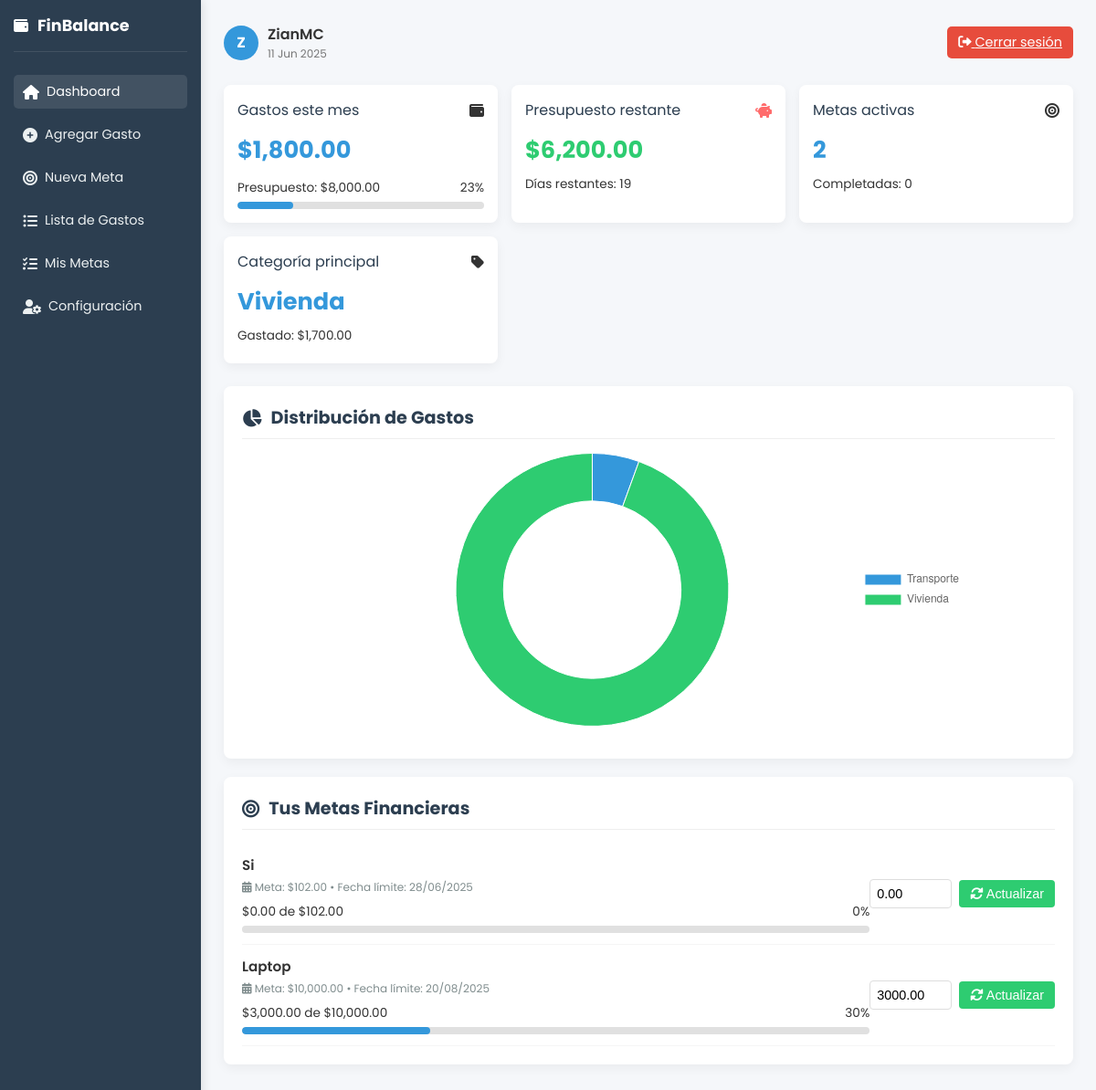
/backend/dashboard.php (signed in), run on the app's committed database.
### tables this page shows
CREATE TABLE `users` (
  `id` int(11) NOT NULL,
  `name` varchar(100) NOT NULL,
  `email` varchar(100) NOT NULL,
  `password` varchar(255) NOT NULL,
  `created_at` timestamp NOT NULL DEFAULT current_timestamp(),
  `budget` decimal(10,2) DEFAULT 5000.00,
  `currency` varchar(3) DEFAULT 'MXN'
);

CREATE TABLE `goals` (
  `id` int(11) NOT NULL,
  `user_id` int(11) NOT NULL,
  `title` varchar(100) NOT NULL,
  `target_amount` decimal(10,2) NOT NULL,
  `current_amount` decimal(10,2) DEFAULT 0.00,
  `deadline` date NOT NULL,
  `description` varchar(255) NOT NULL,
  `status` enum('En progreso','Completada') DEFAULT 'En progreso'
);

### backend/dashboard.php (the view, shortened to what this page needs)
<?php
require_once 'db.php';
$user_id = $_SESSION['user_id'];
$user_name = $_SESSION['user_name'];
$stmt = $conn->prepare("SELECT budget FROM users WHERE id = ?");
$stmt->execute([$user_id]);
$user_data = $stmt->fetch(PDO::FETCH_ASSOC);
$user_budget = $user_data['budget'] ?? 5000.00;
$current_month = date('Y-m');
$stmt = $conn->prepare("
    SELECT category, SUM(amount) as total
    FROM expenses
    WHERE user_id = ? AND date LIKE ?
    GROUP BY category
");
$stmt->execute([$user_id, "$current_month%"]);
$expenses_by_category = $stmt->fetchAll(PDO::FETCH_ASSOC) ?: [];
$total_expenses = array_sum(array_column($expenses_by_category, 'total'));
$remaining_budget = $user_budget - $total_expenses;
$budget_percentage = $user_budget > 0 ? min(($total_expenses / $user_budget) * 100, 100) : 0;
$stmt = $conn->prepare("SELECT * FROM goals WHERE user_id = ? ORDER BY deadline ASC");
$stmt->execute([$user_id]);
$goals = $stmt->fetchAll(PDO::FETCH_ASSOC);
$main_category = null;
if (!empty($expenses_by_category)) {
    $main_category = array_reduce($expenses_by_category,
        fn($a, $b) => ($a['total'] ?? 0) > ($b['total'] ?? 0) ? $a : $b
    );
}
?>
<!DOCTYPE html>
<html lang="es">
<head>
    <link rel="stylesheet" href="https://cdnjs.cloudflare.com/ajax/libs/font-awesome/6.0.0-beta3/css/all.min.css">
    <link rel="stylesheet" href="../frontend/StylesCSS/DashboardStyle.css">
</head>
<body>
    <div class="dashboard">
        <div class="sidebar">
            <div class="sidebar-header">
                <i class="fas fa-wallet"></i>
                <h2>FinBalance</h2>
            </div>
            <ul class="sidebar-menu">
                <li><a href="dashboard.php" class="active"><i class="fas fa-home"></i> Dashboard</a></li>
                <li><a href="ControllerExpenses/createExpense.php"><i class="fas fa-plus-circle"></i> Agregar Gasto</a></li>
                <li><a href="ControllerGoals/createGoals.php"><i class="fas fa-bullseye"></i> Nueva Meta</a></li>
                <li><a href="ControllerExpenses/listExpenses.php"><i class="fas fa-list-ul"></i> Lista de Gastos</a></li>
                <li><a href="ControllerGoals/listGoals.php"><i class="fas fa-tasks"></i> Mis Metas</a></li>
                <li><a href="profile.php"><i class="fas fa-user-cog"></i> Configuración</a></li>
            </ul>
        </div>
        <div class="main-content">
            <div class="header">
                <div class="user-info">
                    <div class="user-avatar"><?= strtoupper(substr($user_name, 0, 1)) ?></div>
                    <div>
                        <div style="font-weight: 600;"><?= htmlspecialchars($user_name) ?></div>
                        <div style="font-size: 0.75rem; color: #777;"><?= date('d M Y') ?></div>
                    </div>
                </div>
                <a href="ControllerAuth/logout.php" class="logout-btn">
                    <i class="fas fa-sign-out-alt"></i> Cerrar sesión
                </a>
            </div>
            <div class="cards-grid">
                <div class="card">
                    <div class="card-header">
                        <span class="card-title">Gastos este mes</span>
                        <i class="fas fa-wallet card-icon"></i>
                    </div>
                    <div class="card-value">
                        $<?= number_format($total_expenses, 2) ?>
                    </div>
                    <div class="progress-container">
                        <div class="progress-info">
                            <span>Presupuesto: $<?= number_format($user_budget, 2) ?></span>
                            <span><?= round($budget_percentage) ?>%</span>
                        </div>
                        <div class="progress-bar">
                            <div class="progress" style="width: <?= $budget_percentage ?>%"></div>
                        </div>
                    </div>
                </div>
                <div class="card">
                    <div class="card-header">
                        <span class="card-title">Presupuesto restante</span>
                        <i class="fas fa-piggy-bank card-icon"></i>
                    </div>
                    <div class="card-value" style="color: <?= $remaining_budget >= 0 ? 'var(--success)' : 'var(--danger)' ?>">
                        $<?= number_format($remaining_budget, 2) ?>
                    </div>
                    <div class="progress-info">
                        <span>Días restantes: <?= date('t') - date('j') ?></span>
                    </div>
                </div>
                <div class="card">
                    <div class="card-header">
                        <span class="card-title">Metas activas</span>
                        <i class="fas fa-bullseye card-icon"></i>
                    </div>
                    <div class="card-value"><?= count($goals) ?></div>
                    <div class="progress-info">
                        <span>Completadas: <?= count(array_filter($goals, fn($g) => $g['current_amount'] >= $g['target_amount'])) ?></span>
                    </div>
                </div>
                <div class="card">
                    <div class="card-header">
                        <span class="card-title">Categoría principal</span>
                        <i class="fas fa-tag card-icon"></i>
                    </div>
                    <?php if ($main_category): ?>
                        <div class="card-value"><?= htmlspecialchars($main_category['category']) ?></div>
                        <div class="progress-info">
                            <span>Gastado: $<?= number_format($main_category['total'], 2) ?></span>
                        </div>
                    <?php endif; ?>
                </div>
            </div>
            <div class="section-container">
                <h3 class="section-title">
                    <i class="fas fa-chart-pie"></i>
                    Distribución de Gastos
                </h3>
                <div class="chart-container">
                    <?php if (!empty($expenses_by_category)): ?>
                        <canvas id="expensesChart"></canvas>
                    <?php endif; ?>
                </div>
            </div>
            <div class="section-container">
                <h3 class="section-title">
                    <i class="fas fa-bullseye"></i>
                    Tus Metas Financieras
                </h3>
                <?php if (!empty($goals)): ?>
                    <?php foreach ($goals as $goal):
                        $progress = ($goal['current_amount'] / $goal['target_amount']) * 100;
                        $is_complete = $goal['current_amount'] >= $goal['target_amount'];
                    ?>
                        <div class="goal-item">
                            <div class="goal-info">
                                <div class="goal-title">
                                    <?= htmlspecialchars($goal['title']) ?>
                                </div>
                                <div class="goal-deadline">
                                    <i class="fas fa-calendar-alt"></i>
                                    Meta: $<?= number_format($goal['target_amount'], 2) ?> •
                                    Fecha límite: <?= date('d/m/Y', strtotime($goal['deadline'])) ?>
                                </div>
                                <div class="progress-container" style="margin-top: 8px;">
                                    <div class="progress-info">
                                        <span>$<?= number_format($goal['current_amount'], 2) ?> de $<?= number_format($goal['target_amount'], 2) ?></span>
                                        <span><?= round($progress) ?>%</span>
                                    </div>
                                    <div class="progress-bar">
                                        <div class="progress" style="width: <?= min($progress, 100) ?>%; background: <?= $is_complete ? 'var(--success)' : 'var(--primary)' ?>;"></div>
                                    </div>
                                </div>
                            </div>
                            <?php if (!$is_complete): ?>
                                <form method="POST" class="goal-form">
                                    <input type="number" name="amount" step="0.01" min="0" max="<?= $goal['target_amount'] ?>"
                                           value="<?= $goal['current_amount'] ?>" required>
                                    <button type="submit" name="update_goal" class="update-btn">
                                        <i class="fas fa-sync-alt"></i> Actualizar
                                    </button>
                                </form>
                            <?php endif; ?>
                        </div>
                    <?php endforeach; ?>
                <?php endif; ?>
            </div>
        </div>
    </div>
    <?php if (!empty($expenses_by_category)): ?>
    <script>
    document.addEventListener('DOMContentLoaded', function() {
        const ctx = document.getElementById('expensesChart').getContext('2d');
        window.expensesChart = new Chart(ctx, {
            type: 'doughnut',
            data: {
                labels: <?= json_encode(array_column($expenses_by_category, 'category')) ?>,
                datasets: [{
                    data: <?= json_encode(array_column($expenses_by_category, 'total')) ?>,
                    backgroundColor: [
                        '#3498db', '#2ecc71', '#e74c3c', '#f39c12', '#9b59b6',
                        '#1abc9c', '#d35400', '#34495e', '#7f8c8d', '#27ae60'
                    ],
                    borderWidth: 1
                }]
            },
            options: {
                responsive: true,
                maintainAspectRatio: false,
                plugins: {
                    legend: {
                        position: 'right'
                    }
                },
                cutout: '65%'
            }
        });
    });
    </script>
    <?php endif; ?>
</body>
</html>

### frontend/StylesCSS/DashboardStyle.css (style rules this page uses)
:root { --primary: #3498db; --dark: #2c3e50; --light: #ecf0f1; --success: #2ecc71; --danger: #e74c3c; }
* { margin: 0; padding: 0; box-sizing: border-box; }
body { font-family: 'Poppins', sans-serif; background-color: #f5f7fa; color: #333; }
.dashboard { display: grid; grid-template-columns: 220px 1fr; min-height: 100vh; }
.sidebar { background: var(--dark); color: white; padding: 15px; box-shadow: 2px 0 10px rgba(0,0,0,0.1); }
.sidebar-header { display: flex; align-items: center; margin-bottom: 25px; padding-bottom: 15px; border-bottom: 1px solid rgba(255,255,255,0.1); }
.sidebar-header h2 { font-size: 1.1rem; margin-left: 10px; }
.sidebar-menu { list-style: none; }
.sidebar-menu li { margin-bottom: 10px; }
.sidebar-menu a { color: var(--light); text-decoration: none; display: flex; align-items: center; padding: 8px 10px; border-radius: 5px; transition: all 0.3s; font-size: 0.9rem; }
.sidebar-menu a:hover, .sidebar-menu a.active { background: rgba(255,255,255,0.1); color: white; }
.sidebar-menu i { margin-right: 8px; font-size: 1rem; }
.main-content { padding: 25px; overflow-y: auto; }
.header { display: flex; justify-content: space-between; align-items: center; margin-bottom: 25px; }
.user-info { display: flex; align-items: center; }
.user-avatar { width: 38px; height: 38px; border-radius: 50%; background: var(--primary); color: white; display: flex; align-items: center; justify-content: center; margin-right: 10px; font-weight: bold; }
.logout-btn { background: var(--danger); color: white; border: none; padding: 7px 12px; border-radius: 5px; cursor: pointer; transition: all 0.3s; font-size: 0.9rem; }
.cards-grid { display: grid; grid-template-columns: repeat(auto-fill, minmax(280px, 1fr)); gap: 15px; margin-bottom: 25px; }
.card { background: white; border-radius: 8px; padding: 15px; box-shadow: 0 4px 12px rgba(0,0,0,0.05); transition: transform 0.3s, box-shadow 0.3s; }
.card-header { display: flex; justify-content: space-between; align-items: center; margin-bottom: 12px; }
.card-title { font-size: 1rem; color: var(--dark); }
.card-value { font-size: 1.6rem; font-weight: bold; color: var(--primary); margin: 8px 0; }
.progress-container { margin-top: 12px; }
.progress-info { display: flex; justify-content: space-between; margin-bottom: 5px; font-size: 0.85rem; }
.progress-bar { height: 8px; background: #e0e0e0; border-radius: 4px; overflow: hidden; }
.progress { height: 100%; background: var(--primary); border-radius: 4px; transition: width 0.5s ease; }
.section-container { background: white; border-radius: 8px; padding: 20px; box-shadow: 0 4px 12px rgba(0,0,0,0.05); margin-bottom: 20px; }
.section-title { font-size: 1.2rem; color: var(--dark); margin-bottom: 15px; padding-bottom: 8px; border-bottom: 1px solid #eee; display: flex; align-items: center; }
.section-title i { margin-right: 10px; }
.chart-container { position: relative; height: 300px; max-width: 700px; margin: 15px auto; }
#expensesChart { display: block; width: 100% !important; height: 100% !important; }
.goal-item { display: flex; justify-content: space-between; align-items: center; padding: 12px 0; border-bottom: 1px solid #f5f5f5; }
.goal-info { flex: 1; }
.goal-title { font-weight: 600; margin-bottom: 4px; font-size: 0.95rem; }
.goal-deadline { font-size: 0.75rem; color: #7f8c8d; }
.goal-form { display: flex; align-items: center; }
.goal-form input { width: 90px; padding: 7px; border: 1px solid #ddd; border-radius: 4px; margin-right: 8px; font-size: 0.9rem; }
.update-btn { background: var(--success); color: white; border: none; padding: 7px 12px; border-radius: 4px; cursor: pointer; transition: all 0.3s; font-size: 0.9rem; }
.card-value[style*="var(--success)"] { color: var(--success) !important; }
.fa-piggy-bank { color: #ff6b6b; }

### data on the page
users: budget "8,000.00", budget "23", budget "6,200.00"
goals: title "Si", target_amount "102.00", deadline "28/06/2025", current_amount "0.00", progress "0", amount "0.00"
goals: title "Laptop", target_amount "10,000.00", deadline "20/08/2025", current_amount "3,000.00", progress "30", amount "3000.00"

### other printed values
substr($user_name, 0, 1) "Z"
$user_name "ZianMC"
$total_expenses "1,800.00"
count($goals) "2"
$main_category['category'] "Vivienda"
$main_category['total'] "1,700.00"
chart data {{ json_encode(array_column($expenses_by_category, 'category')) }} ["Transporte","Vivienda"]
chart data {{ json_encode(array_column($expenses_by_category, 'total')) }} ["100.00","1700.00"]
